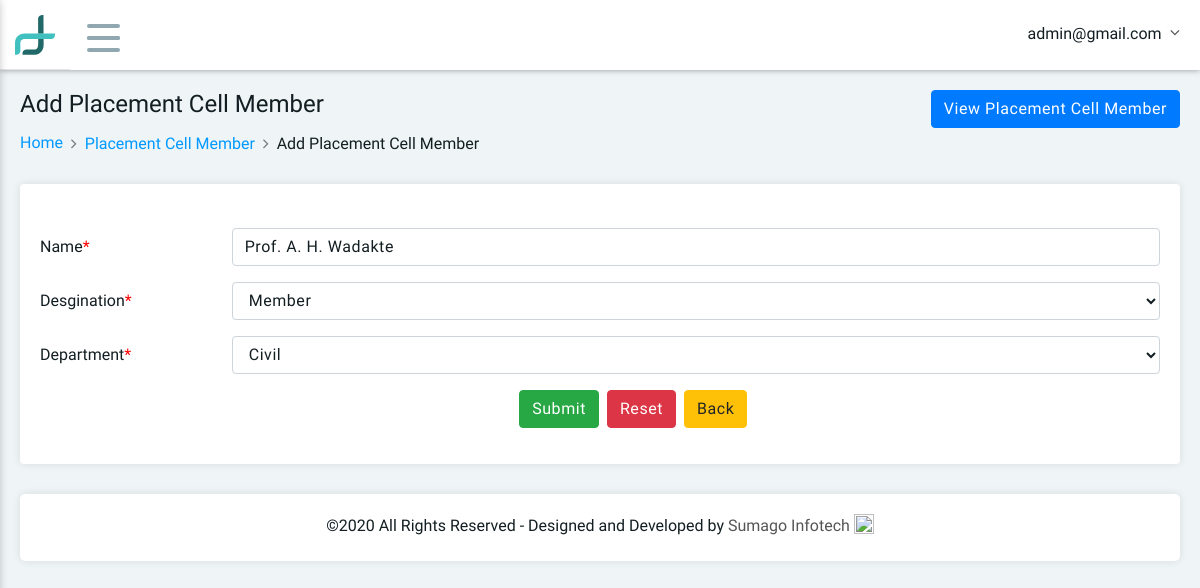
The page /update_pcm.php?fld_pcm_id=3 (signed in) on the database its author committed.
### tables this page shows
CREATE TABLE IF NOT EXISTS `tbl_placement_cell_member` (
  `fld_pcm_id` int(11) NOT NULL,
  `fld_name` varchar(200) NOT NULL,
  `Department_id` varchar(20) NOT NULL,
  `Designation_id` varchar(20) NOT NULL,
  `pcm_created_date` datetime NOT NULL DEFAULT CURRENT_TIMESTAMP,
  `pcm_modified_date` datetime NOT NULL DEFAULT CURRENT_TIMESTAMP ON UPDATE CURRENT_TIMESTAMP,
  `fld_delete` int(11) NOT NULL
);

CREATE TABLE IF NOT EXISTS `designation` (
  `Designation_id` int(11) NOT NULL,
  `Designation` varchar(255) NOT NULL,
  `Designation_delete` int(11) NOT NULL DEFAULT '0',
  `Designation_date` datetime NOT NULL DEFAULT CURRENT_TIMESTAMP
);

CREATE TABLE IF NOT EXISTS `department` (
  `Department_id` int(11) NOT NULL,
  `Department` varchar(255) NOT NULL,
  `Department_delete` int(11) NOT NULL DEFAULT '0',
  `Department_date` datetime NOT NULL DEFAULT CURRENT_TIMESTAMP
);

### update_pcm.php (the view, shortened to what this page needs)
<!DOCTYPE html>
<html>
<head>
	<?php include('include/head.php'); ?>
</head>
<body>
	<?php include('include/header.php'); ?>
	<div class="main-container">
		<div class="pd-ltr-20 customscroll customscroll-10-p height-100-p xs-pd-20-10">
			<div class="min-height-200px">
				<div class="page-header">
					<div class="row">
						<div class="col-md-6 col-sm-12">
							<div class="title">
								<h4>Add Placement Cell Member</h4>
							</div>
							<nav aria-label="breadcrumb" role="navigation">
								<ol class="breadcrumb">
                  <li class="breadcrumb-item"><a href="dashboard.php">Home</a></li>
									<li class="breadcrumb-item"><a href="view_staff.php">Placement Cell Member</a></li>
									<li class="breadcrumb-item active" aria-current="page">Add Placement Cell Member</li>
								</ol>
							</nav>
						</div>
            <div class="col-md-6 col-sm-12 text-right">
              <div class="dropdown">
                <a class="btn btn-primary" href="view_pcm.php" role="button">
                  View Placement Cell Member
                </a>
              </div>
            </div>
					</div>
				</div>
				<div class="pd-20 bg-white border-radius-4 box-shadow mb-30">
					<br>
          <?php
                $sel=mysqli_query($connect,"select * from tbl_placement_cell_member where fld_pcm_id='".$_GET['fld_pcm_id']."'") or die(mysqli_error($connect));
                $fetch=mysqli_fetch_array($sel);
          ?>
					<form method="post" enctype="multipart/form-data">
						<div class="form-group row">
							<label class="col-sm-12 col-md-2 col-form-label">Name<span style="color: red;">*</span></label>
							<div class="col-sm-12 col-md-10">
								<input class="form-control" type="text" placeholder="Enter Name" name="name" required="" value="<?php echo $fetch['fld_name'];?>">
							</div>
						</div>
            <div class="form-group row">
              <label class="col-sm-12 col-md-2 col-form-label">Desgination<span style="color: red;">*</span></label>
              <div class="col-sm-12 col-md-10">
                <select name="designation" class="form-control"  required="">
                        <?php
                            $query1=mysqli_query($connect,"select * from designation where Designation_delete='0' order by Designation_id desc");
                            while($row=mysqli_fetch_assoc($query1)){
                              extract($row);
                          ?>
                     <option value="<?php echo $row['Designation_id'];?>" <?php if ($fetch['Designation_id']==$row['Designation_id']){echo "selected";} ?>><?php echo $row['Designation'];?></option>
                    <?php  }?>
                 </select>
              </div>
            </div>
            <div class="form-group row">
              <label class="col-sm-12 col-md-2 col-form-label">Department<span style="color: red;">*</span></label>
              <div class="col-sm-12 col-md-10">
                <select name="department" class="form-control">
                        <?php
                            $query1=mysqli_query($connect,"select * from department where Department_delete='0' order by Department_id desc");
                            while($row=mysqli_fetch_assoc($query1)){
                              extract($row);
                          ?>
                    <option value="<?php echo $row['Department_id'];?>" <?php if ($fetch['Department_id']==$row['Department_id']){echo "selected";} ?>><?php echo $row['Department'];?></option>
                    <?php  }?>
                 </select>
              </div>
            </div>
						<div class="form-group row">
							<div class="col-md-5"></div>
							<div class="col-sm-6">
								<input type="submit" name="update" class="btn btn-success" value="Submit">&nbsp;
								<input type="reset" name="reset" class="btn btn-danger" value="Reset">&nbsp;
                <a href="view_pcm.php" class="btn btn-warning">Back</a>
							</div>
						</div>
					</form>
			</div>
			<?php include('include/footer.php'); ?>
		</div>
	</div>
</body>
</html>

### include/header.php (shortened to what this page needs)
<?php include "config.php";
 ?>
	<div class="header clearfix">
		<div class="header-right">
			<div class="brand-logo">
				<a href="#">
					<img src="vendors/images/logo.png" alt="" class="mobile-logo">
				</a>
			</div>
			<div class="menu-icon">
				<span></span>
				<span></span>
				<span></span>
			</div>
			<div class="user-info-dropdown">
				<div class="dropdown">
					<a class="dropdown-toggle" href="#" role="button" data-toggle="dropdown">
						<?php
                            $query=mysqli_query($connect,"select * from tbl_admin where fld_email='".$_SESSION['email']."'") or die(mysqli_error($connect));
                            $fetch=mysqli_fetch_array($query);
                            extract($fetch);
                        ?>
						<span class="user-name"><?php echo $fetch['fld_email']; ?></span>
					</a>
				</div>
			</div>
		</div>
	</div>

### rows shown on the page
tbl_placement_cell_member: name "Prof. A. H. Wadakte", designation "Member", department "Civil"

### other values the page prints
$fetch['fld_email'] "admin@gmail.com"
